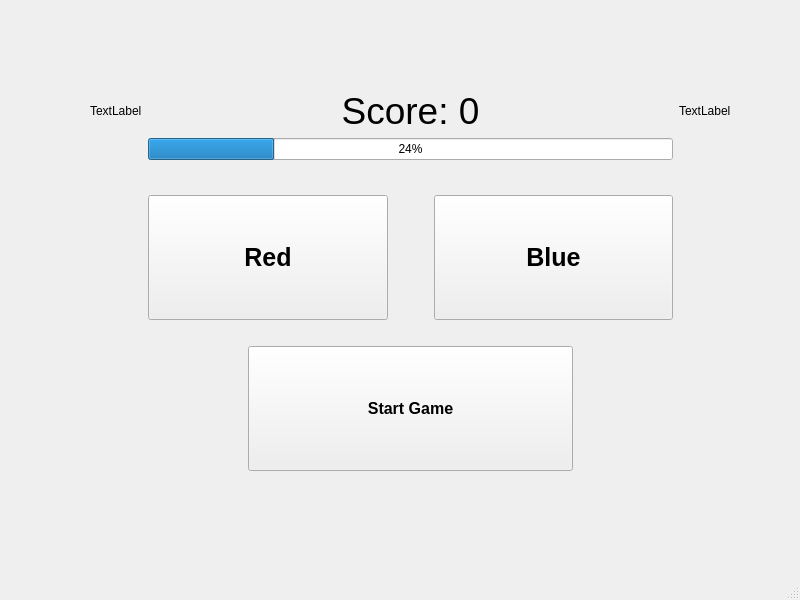
<?xml version="1.0" encoding="UTF-8"?>
<ui version="4.0">
 <class>View</class>
 <widget class="QMainWindow" name="View">
  <property name="geometry">
   <rect>
    <x>0</x>
    <y>0</y>
    <width>800</width>
    <height>600</height>
   </rect>
  </property>
  <property name="windowTitle">
   <string>View</string>
  </property>
  <widget class="QWidget" name="centralwidget">
   <widget class="QWidget" name="">
    <property name="geometry">
     <rect>
      <x>90</x>
      <y>90</y>
      <width>641</width>
      <height>381</height>
     </rect>
    </property>
    <layout class="QGridLayout" name="gridLayout">
     <item row="0" column="0">
      <widget class="QLabel" name="redPkmLabel">
       <property name="sizePolicy">
        <sizepolicy hsizetype="Maximum" vsizetype="Maximum">
         <horstretch>0</horstretch>
         <verstretch>0</verstretch>
        </sizepolicy>
       </property>
       <property name="text">
        <string>TextLabel</string>
       </property>
      </widget>
     </item>
     <item row="0" column="1">
      <widget class="QLabel" name="scoreLabel">
       <property name="font">
        <font>
         <family>MS Sans Serif</family>
         <pointsize>28</pointsize>
        </font>
       </property>
       <property name="text">
        <string>Score: 0</string>
       </property>
       <property name="alignment">
        <set>Qt::AlignCenter</set>
       </property>
      </widget>
     </item>
     <item row="0" column="2">
      <widget class="QLabel" name="bluePkmLabel">
       <property name="sizePolicy">
        <sizepolicy hsizetype="Maximum" vsizetype="Maximum">
         <horstretch>0</horstretch>
         <verstretch>0</verstretch>
        </sizepolicy>
       </property>
       <property name="text">
        <string>TextLabel</string>
       </property>
      </widget>
     </item>
     <item row="1" column="1">
      <layout class="QVBoxLayout" name="verticalLayout_3">
       <item>
        <widget class="QProgressBar" name="turnProgressBar">
         <property name="value">
          <number>24</number>
         </property>
        </widget>
       </item>
       <item>
        <widget class="QLabel" name="loseLabel">
         <property name="sizePolicy">
          <sizepolicy hsizetype="Minimum" vsizetype="Minimum">
           <horstretch>0</horstretch>
           <verstretch>0</verstretch>
          </sizepolicy>
         </property>
         <property name="font">
          <font>
           <family>MS Sans Serif</family>
           <pointsize>15</pointsize>
           <bold>true</bold>
          </font>
         </property>
         <property name="text">
          <string/>
         </property>
         <property name="alignment">
          <set>Qt::AlignCenter</set>
         </property>
        </widget>
       </item>
       <item>
        <layout class="QVBoxLayout" name="verticalLayout_2">
         <property name="sizeConstraint">
          <enum>QLayout::SetMaximumSize</enum>
         </property>
         <item>
          <layout class="QHBoxLayout" name="horizontalLayout">
           <item>
            <widget class="QPushButton" name="redButton">
             <property name="sizePolicy">
              <sizepolicy hsizetype="Expanding" vsizetype="MinimumExpanding">
               <horstretch>8</horstretch>
               <verstretch>8</verstretch>
              </sizepolicy>
             </property>
             <property name="font">
              <font>
               <family>MS Sans Serif</family>
               <pointsize>19</pointsize>
               <bold>true</bold>
              </font>
             </property>
             <property name="text">
              <string>Red</string>
             </property>
            </widget>
           </item>
           <item>
            <spacer name="horizontalSpacer">
             <property name="orientation">
              <enum>Qt::Horizontal</enum>
             </property>
             <property name="sizeHint" stdset="0">
              <size>
               <width>40</width>
               <height>20</height>
              </size>
             </property>
            </spacer>
           </item>
           <item>
            <widget class="QPushButton" name="blueButton">
             <property name="sizePolicy">
              <sizepolicy hsizetype="Expanding" vsizetype="Expanding">
               <horstretch>8</horstretch>
               <verstretch>8</verstretch>
              </sizepolicy>
             </property>
             <property name="baseSize">
              <size>
               <width>0</width>
               <height>0</height>
              </size>
             </property>
             <property name="font">
              <font>
               <family>MS Sans Serif</family>
               <pointsize>19</pointsize>
               <bold>true</bold>
              </font>
             </property>
             <property name="text">
              <string>Blue</string>
             </property>
             <property name="iconSize">
              <size>
               <width>16</width>
               <height>16</height>
              </size>
             </property>
            </widget>
           </item>
          </layout>
         </item>
         <item>
          <spacer name="verticalSpacer">
           <property name="orientation">
            <enum>Qt::Vertical</enum>
           </property>
           <property name="sizeType">
            <enum>QSizePolicy::Preferred</enum>
           </property>
           <property name="sizeHint" stdset="0">
            <size>
             <width>20</width>
             <height>20</height>
            </size>
           </property>
          </spacer>
         </item>
         <item>
          <layout class="QVBoxLayout" name="verticalLayout">
           <item>
            <layout class="QHBoxLayout" name="horizontalLayout_2">
             <item>
              <spacer name="horizontalSpacer_2">
               <property name="orientation">
                <enum>Qt::Horizontal</enum>
               </property>
               <property name="sizeHint" stdset="0">
                <size>
                 <width>100</width>
                 <height>20</height>
                </size>
               </property>
              </spacer>
             </item>
             <item>
              <widget class="QPushButton" name="startButton">
               <property name="sizePolicy">
                <sizepolicy hsizetype="Expanding" vsizetype="Expanding">
                 <horstretch>2</horstretch>
                 <verstretch>10</verstretch>
                </sizepolicy>
               </property>
               <property name="font">
                <font>
                 <family>MS Sans Serif</family>
                 <pointsize>12</pointsize>
                 <bold>true</bold>
                </font>
               </property>
               <property name="text">
                <string>Start Game</string>
               </property>
              </widget>
             </item>
             <item>
              <spacer name="horizontalSpacer_3">
               <property name="orientation">
                <enum>Qt::Horizontal</enum>
               </property>
               <property name="sizeHint" stdset="0">
                <size>
                 <width>100</width>
                 <height>20</height>
                </size>
               </property>
              </spacer>
             </item>
            </layout>
           </item>
          </layout>
         </item>
        </layout>
       </item>
      </layout>
     </item>
    </layout>
   </widget>
  </widget>
  <widget class="QMenuBar" name="menubar">
   <property name="geometry">
    <rect>
     <x>0</x>
     <y>0</y>
     <width>800</width>
     <height>21</height>
    </rect>
   </property>
  </widget>
  <widget class="QStatusBar" name="statusbar"/>
 </widget>
 <resources/>
 <connections/>
</ui>
